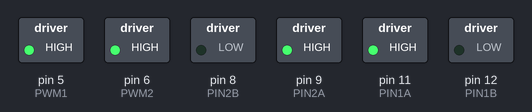
Bench run of a sketch on a simulated Arduino Uno, built with avr-gcc and run on an emulated ATmega328P. On the bench: switched loads named in the sketch (green lamp = pin HIGH).

Above: at 0.5 s.
At 1.5 s:
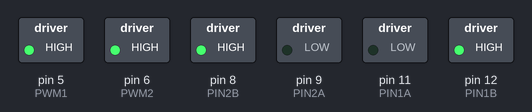
Timing chart, 0 to 3.0 s (numbered marks = the images above):
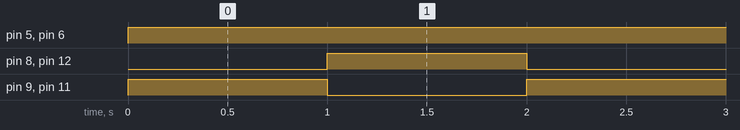

Measured:
- by itself, pin 5 (PWM1), pin 6 (PWM2): LOW → HIGH at 0.00 s
- by itself, pin 8 (PIN2B), pin 9 (PIN2A), pin 11 (PIN1A), pin 12 (PIN1B): alternates HIGH for 1.0 s and LOW for 1.0 s

The sketch:

ladybug_drive.ino
```cpp
#define PIN1A 11
#define PIN1B 12
#define PIN2A 9
#define PIN2B 8
#define PWM1 5
#define PWM2 6

//Set the speeds of the left and right motor.
//Inputs: speed1, speed2 are integers between -255 and 255
//Negative speed will set the motors in reverse, positive speed will set the
//motors foward, speed == 0 will set the motors to stop (coast).
void setSpeeds(int speed1, int speed2) {

  //make sure the speeds are in the range specified
  speed1 = constrain(speed1, -255, 255);
  speed2 = constrain(speed2, -255, 255);

  //set motor 1 direction
  if (speed1 == 0) {              //stop (coast)
    digitalWrite(PIN1A, LOW);
    digitalWrite(PIN1B, LOW);
  } else if (speed1 > 0) {        //forward
    digitalWrite(PIN1A, HIGH);
    digitalWrite(PIN1B, LOW);
  } else {                        //reverse
    digitalWrite(PIN1A, LOW);
    digitalWrite(PIN1B, HIGH);
  }

  //set motor 2 direction
  if (speed2 == 0) {              //stop (coast)
    digitalWrite(PIN2A, LOW);
    digitalWrite(PIN2B, LOW);
  } else if (speed2 > 0) {        //forward
    digitalWrite(PIN2A, HIGH);
    digitalWrite(PIN2B, LOW);
  } else {                        //reverse
    digitalWrite(PIN2A, LOW);
    digitalWrite(PIN2B, HIGH);
  }

  //set the PWM output for motor 1 and 2
  //use abs(speed) to ensure a positive number is sent to analogWrite
  analogWrite(PWM1, abs(speed1));
  analogWrite(PWM2, abs(speed2));
}

void brake() {
  digitalWrite(PIN1A, HIGH);
  digitalWrite(PIN1B, HIGH);
  digitalWrite(PIN2A, HIGH);
  digitalWrite(PIN2B, HIGH);
}

void setup() {
  pinMode(PIN1A, OUTPUT);
  pinMode(PIN1B, OUTPUT);
  pinMode(PIN2A, OUTPUT);
  pinMode(PIN2B, OUTPUT);
  pinMode(PWM1, OUTPUT);
  pinMode(PWM2, OUTPUT);
}

void loop() {
  setSpeeds(255, 255);
  delay(1000);
  setSpeeds(-255, -255);
  delay(1000);
}
```
